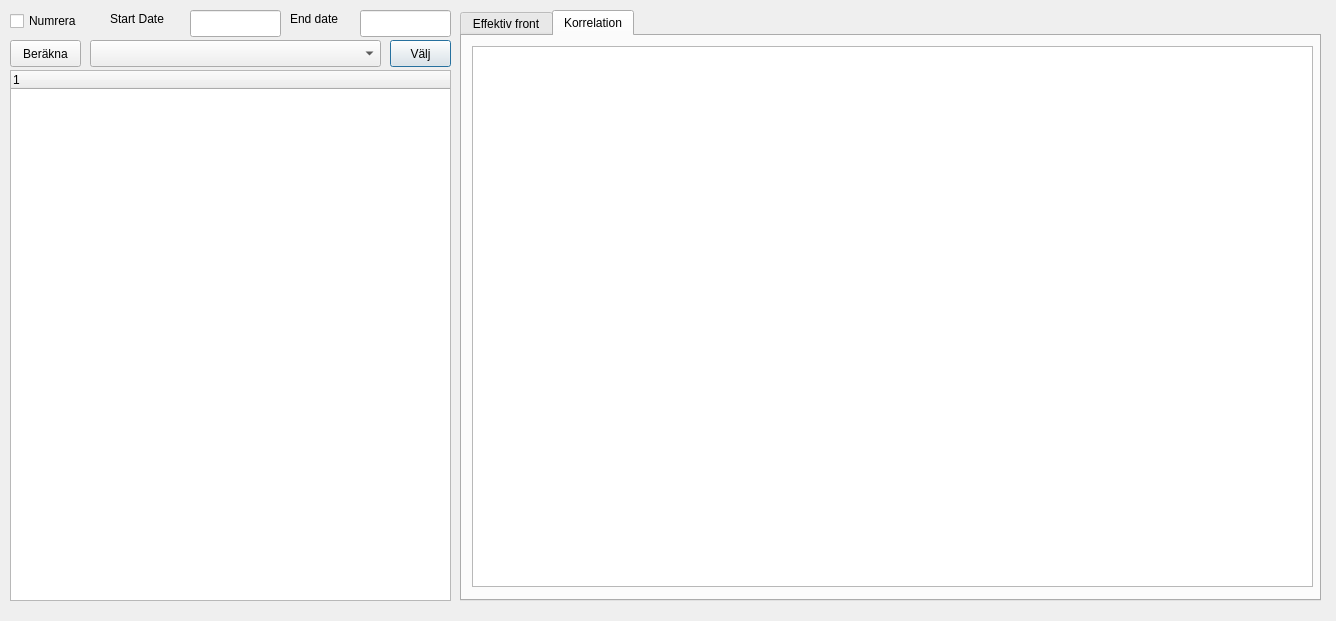
<?xml version="1.0" encoding="UTF-8"?>
<ui version="4.0">
 <class>EfficientPortfolio</class>
 <widget class="QDialog" name="EfficientPortfolio">
  <property name="geometry">
   <rect>
    <x>0</x>
    <y>0</y>
    <width>1336</width>
    <height>621</height>
   </rect>
  </property>
  <property name="windowTitle">
   <string>Dialog</string>
  </property>
  <widget class="QPushButton" name="pushButtSel">
   <property name="geometry">
    <rect>
     <x>390</x>
     <y>40</y>
     <width>61</width>
     <height>27</height>
    </rect>
   </property>
   <property name="text">
    <string>Välj</string>
   </property>
  </widget>
  <widget class="QLineEdit" name="lineEditStartDate">
   <property name="geometry">
    <rect>
     <x>190</x>
     <y>10</y>
     <width>91</width>
     <height>27</height>
    </rect>
   </property>
  </widget>
  <widget class="QLineEdit" name="lineEditEndDate">
   <property name="geometry">
    <rect>
     <x>360</x>
     <y>10</y>
     <width>91</width>
     <height>27</height>
    </rect>
   </property>
  </widget>
  <widget class="QLabel" name="label">
   <property name="geometry">
    <rect>
     <x>110</x>
     <y>10</y>
     <width>71</width>
     <height>17</height>
    </rect>
   </property>
   <property name="text">
    <string>Start Date</string>
   </property>
  </widget>
  <widget class="QLabel" name="label_2">
   <property name="geometry">
    <rect>
     <x>290</x>
     <y>10</y>
     <width>67</width>
     <height>17</height>
    </rect>
   </property>
   <property name="text">
    <string>End date</string>
   </property>
  </widget>
  <widget class="QComboBox" name="StockListComboBox">
   <property name="geometry">
    <rect>
     <x>90</x>
     <y>40</y>
     <width>291</width>
     <height>27</height>
    </rect>
   </property>
  </widget>
  <widget class="QTreeWidget" name="treeWidget">
   <property name="geometry">
    <rect>
     <x>10</x>
     <y>70</y>
     <width>441</width>
     <height>531</height>
    </rect>
   </property>
   <property name="font">
    <font>
     <pointsize>9</pointsize>
     <weight>50</weight>
     <bold>false</bold>
    </font>
   </property>
   <attribute name="headerDefaultSectionSize">
    <number>90</number>
   </attribute>
   <column>
    <property name="text">
     <string notr="true">1</string>
    </property>
   </column>
  </widget>
  <widget class="QTabWidget" name="tabWidget">
   <property name="geometry">
    <rect>
     <x>460</x>
     <y>10</y>
     <width>861</width>
     <height>591</height>
    </rect>
   </property>
   <property name="currentIndex">
    <number>1</number>
   </property>
   <widget class="QWidget" name="tab">
    <attribute name="title">
     <string>Effektiv front</string>
    </attribute>
    <widget class="QwtPlot" name="qwtPlot">
     <property name="geometry">
      <rect>
       <x>0</x>
       <y>20</y>
       <width>861</width>
       <height>531</height>
      </rect>
     </property>
    </widget>
   </widget>
   <widget class="QWidget" name="tab_2">
    <attribute name="title">
     <string>Korrelation</string>
    </attribute>
    <widget class="QTableView" name="tableView">
     <property name="geometry">
      <rect>
       <x>10</x>
       <y>10</y>
       <width>841</width>
       <height>541</height>
      </rect>
     </property>
    </widget>
   </widget>
  </widget>
  <widget class="QPushButton" name="pushButtCalc">
   <property name="geometry">
    <rect>
     <x>10</x>
     <y>40</y>
     <width>71</width>
     <height>27</height>
    </rect>
   </property>
   <property name="text">
    <string>Beräkna</string>
   </property>
  </widget>
  <widget class="QCheckBox" name="checkBoxShowNumberInGraph">
   <property name="geometry">
    <rect>
     <x>10</x>
     <y>10</y>
     <width>98</width>
     <height>22</height>
    </rect>
   </property>
   <property name="text">
    <string>Numrera</string>
   </property>
  </widget>
  <zorder>pushButtSel</zorder>
  <zorder>lineEditStartDate</zorder>
  <zorder>lineEditEndDate</zorder>
  <zorder>label</zorder>
  <zorder>label_2</zorder>
  <zorder>StockListComboBox</zorder>
  <zorder>tabWidget</zorder>
  <zorder>pushButtCalc</zorder>
  <zorder>checkBoxShowNumberInGraph</zorder>
  <zorder>treeWidget</zorder>
 </widget>
 <customwidgets>
  <customwidget>
   <class>QwtPlot</class>
   <extends>QFrame</extends>
   <header>qwt_plot.h</header>
   <container>1</container>
  </customwidget>
 </customwidgets>
 <resources/>
 <connections/>
</ui>
